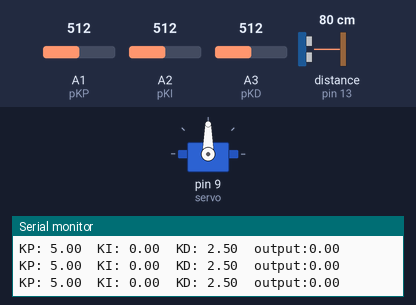
The sketch below on a simulated Arduino Uno, built with avr-gcc and run on an emulated ATmega328P. On the bench: servo, the last lines printed to the serial monitor. The inputs (shaded band) are chosen by the test bench; at power-on: distance to the obstacle (sensor on pin 13) 80 cm, A1 (pKP) = 512, A2 (pKI) = 512, A3 (pKD) = 512.

Above: at 1.2 s.
1.3 s: distance to the obstacle (sensor on pin 13) set to 53 cm
4.3 s: distance to the obstacle (sensor on pin 13) set to 47 cm
At 5.3 s:
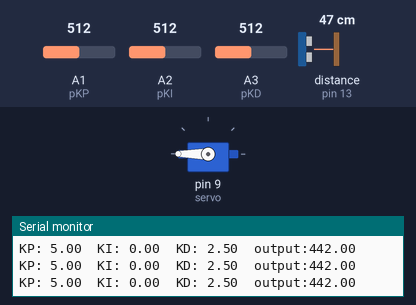
5.8 s: A1 (pKP) set to 716
At 6.7 s:
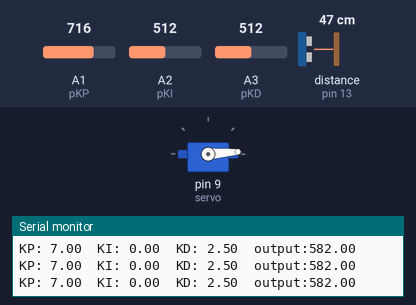
7.3 s: distance to the obstacle (sensor on pin 13) set to 41 cm
At 8.2 s:
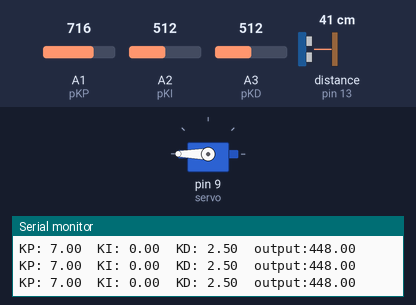
10.3 s: A1 (pKP) set to 40
At 11.5 s:
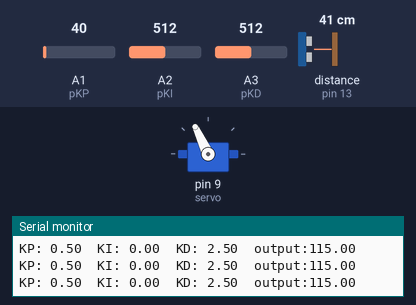
11.8 s: distance to the obstacle (sensor on pin 13) set to 2 cm
At 13.2 s:
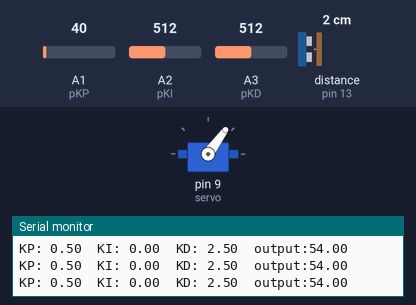
Timing chart, 0 to 14.4 s (numbered marks = the images above; inputs shaded):
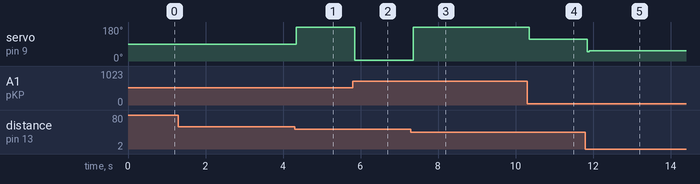

The sketch:

onTheFly.ino
```cpp
#include <Ultrasonic.h>
#include <Servo.h>

#define pKP A1
#define pKI A2
#define pKD A3

double erro, setpoint, input; // distancia US
double kp, ki, kd; // constantes
double output; // grau do motor

double ultimoErro, diffErro, erroDeriv;
long ultimaAtualizacao, diffTempo;

double acc;

Ultrasonic ultrassonic(12, 13);
Servo servo;

void setup() {
  Serial.begin(9600);
	servo.attach(9);
	// kp = 1;
	// ki = 0;
	// kd = 1;
	setpoint = 25;
	ultimaAtualizacao = millis();
}

double modifiedMap(double x, double in_min, double in_max, double out_min, double out_max) {
	double temp = (x - in_min) * (out_max - out_min) / (in_max - in_min) + out_min;
	temp = (int) (4*temp + .5);
	return (double) temp/4;
}

void loop() {
	//input = ultrassonic.read(CM); // 0-50
	//Serial.println(input);
	input = ultrassonic.read(CM); // 0-50
	kp = modifiedMap(analogRead(pKP), 0, 1023, 0, 10);
	ki = modifiedMap(analogRead(pKI), 0, 1023, 0, 0);
	kd = modifiedMap(analogRead(pKD), 0, 1023, 0, 5);
	if (input < 50 && input > 0) {
		// Proporcional
		erro = input - setpoint; // -25 - 25
		// Derivativo
		diffErro = erro - ultimoErro;
		diffTempo = millis() - ultimaAtualizacao;
		erroDeriv = diffErro / diffTempo;
		// Integrativa
		acc = acc + (erro*diffTempo);

		// Controle
		output = erro*kp + acc*ki + erroDeriv*kd; // -250 - 250
		// 10 - 170
		output = map(output, -25, 25, 10, 170);
		servo.write(output);

		ultimoErro = erro;
		ultimaAtualizacao = millis();
	}
	Serial.print("KP: ");
	Serial.print(kp);
	Serial.print("\tKI: ");
	Serial.print(ki);
	Serial.print("\tKD: ");
	Serial.print(kd);
	Serial.print("\toutput:");
	Serial.println(output);
	delay(50);
}
```

Measured:
- the behaviour switches between 50 and 49 cm on distance to the obstacle (sensor on pin 13) (found by bisection; images 0 and 1)
- the behaviour switches between 44 and 43 cm on distance to the obstacle (sensor on pin 13) (found by bisection; images 2 and 3)
- after the input at 4.3 s, servo on pin 9 (servo): 90° → 180° at once
- after the input at 5.8 s, servo on pin 9 (servo): 180° → 4° after 0.05 s
- after the input at 7.3 s, servo on pin 9 (servo): 4° → 180° after 0.06 s
- after the input at 10.3 s, servo on pin 9 (servo): 180° → 115° after 0.05 s
- after the input at 11.8 s, servo on pin 9 (servo): 115° → 54° after 0.05 s
